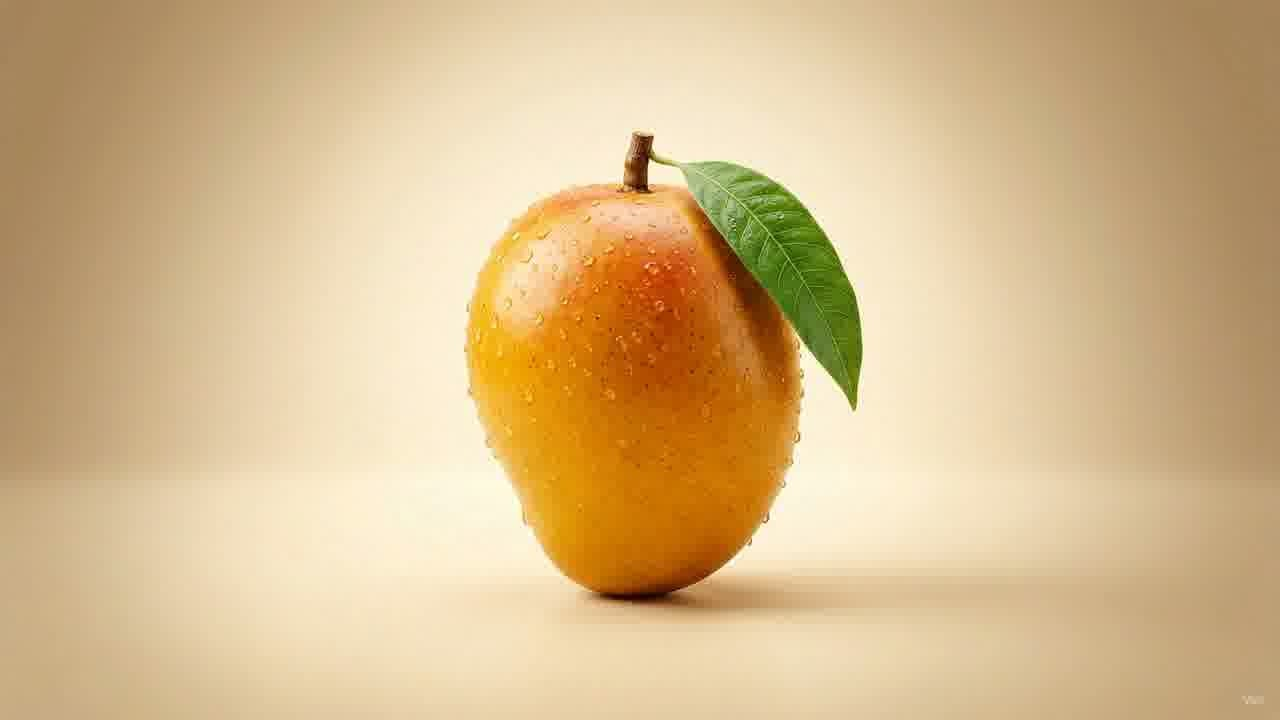
#> input picture dist/images/sequence/frame_002.jpg, 1280 x 720 px, found by its file name; its folder holds only this picture in this run
$ python process_sequence.py
#> lines starting #> are read from the running program, lines starting #| are printed output that depends on the picture
import os
import sys
import time
from concurrent.futures import ProcessPoolExecutor
from collections import deque
from PIL import Image, ImageFilter
import numpy as np

def process_frame(idx):
    in_path = f'public/images/sequence/frame_{idx:03d}.jpg'
    out_path = f'public/images/sequence/frame_{idx:03d}.webp'

    if not os.path.exists(in_path):
        return idx, False, 0

    im = Image.open(in_path).convert('RGB')
    arr = np.array(im, dtype=np.float32)
    h, w, _ = arr.shape
    r, g, b = arr[:, :, 0], arr[:, :, 1], arr[:, :, 2]
    r_safe = np.maximum(r, 1.0)

    br = b / r_safe
    gr = g / r_safe
    rb = r - b

    # 1. Guaranteed Foreground Seeds / Barrier
    # A. Mango skin & pulp: low blue relative to red, high warm chroma
    is_mango = (br < 0.49) & (rb > 80) & (r > 90)
    # B. Leaf: green dominates or high green-to-red ratio
    is_leaf = (gr > 0.94) & (g > 40) & (g > b * 1.1) & (r < 210)
    # C. Stem & dark crevices:
    is_stem = (r < 130) & (g < 95) & (b < 55) & (r > b) & (b < 50)

    barrier = is_mango | is_leaf | is_stem

    # Close microscopic 1-2px pinholes with morphological dilation
    barrier_img = Image.fromarray((barrier * 255).astype(np.uint8), mode='L')
    barrier_closed = np.array(barrier_img.filter(ImageFilter.MaxFilter(size=3))) > 128

    # BFS flood-fill background starting from all 4 image borders
    bg_visited = np.zeros((h, w), dtype=bool)
    q = deque()

    # Add top and bottom rows
    for x in range(w):
        bg_visited[0, x] = True
        q.append((0, x))
        bg_visited[h - 1, x] = True
        q.append((h - 1, x))

    # Add left and right columns
    for y in range(h):
        if not bg_visited[y, 0]:
            bg_visited[y, 0] = True
            q.append((y, 0))
        if not bg_visited[y, w - 1]:
            bg_visited[y, w - 1] = True
            q.append((y, w - 1))

    # Breadth-First Search
    while q:
        cy, cx = q.popleft()
        for dy, dx in ((-1, 0), (1, 0), (0, -1), (0, 1)):
            ny, nx = cy + dy, cx + dx
            if 0 <= ny < h and 0 <= nx < w:
                if not bg_visited[ny, nx] and not barrier_closed[ny, nx]:
                    bg_visited[ny, nx] = True
                    q.append((ny, nx))

    # Foreground is the exact complement of background flood:
    fg = ~bg_visited

    # Alpha mask with smooth 0.9px Gaussian blur for subpixel anti-aliasing
    alpha_img = Image.fromarray((fg * 255).astype(np.uint8), mode='L')
    alpha_smooth = alpha_img.filter(ImageFilter.GaussianBlur(radius=0.9))

    out = im.copy()
    out.putalpha(alpha_smooth)
    out.save(out_path, 'WEBP', quality=88, method=4)
    size_kb = os.path.getsize(out_path) / 1024
    return idx, True, size_kb

def main():
    start_time = time.time()
    total_frames = 238
    frame_indices = list(range(1, total_frames + 1))

    workers = min(10, os.cpu_count() or 4)
    print(f'Starting batch conversion of {total_frames} frames using {workers} parallel processes...')

    completed = 0
    total_size = 0
    with ProcessPoolExecutor(max_workers=workers) as executor:
        for idx, success, size_kb in executor.map(process_frame, frame_indices):
#> in process_frame (call 2), `r, g, b = arr[:, :, 0], arr[:, :, 1], arr[:, :, 2]`:
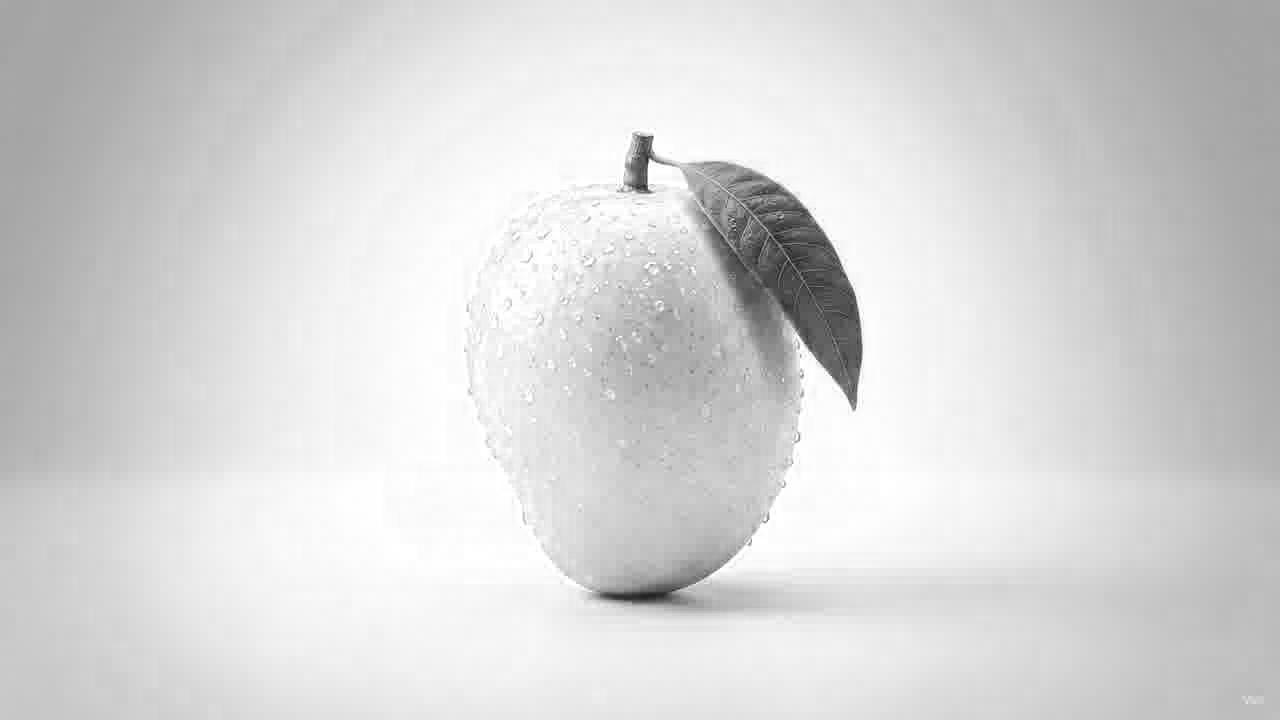
#> r: shape (720, 1280) float32; min 24, max 255, mean 214.6
#> in process_frame (call 2), `r, g, b = arr[:, :, 0], arr[:, :, 1], arr[:, :, 2]`:
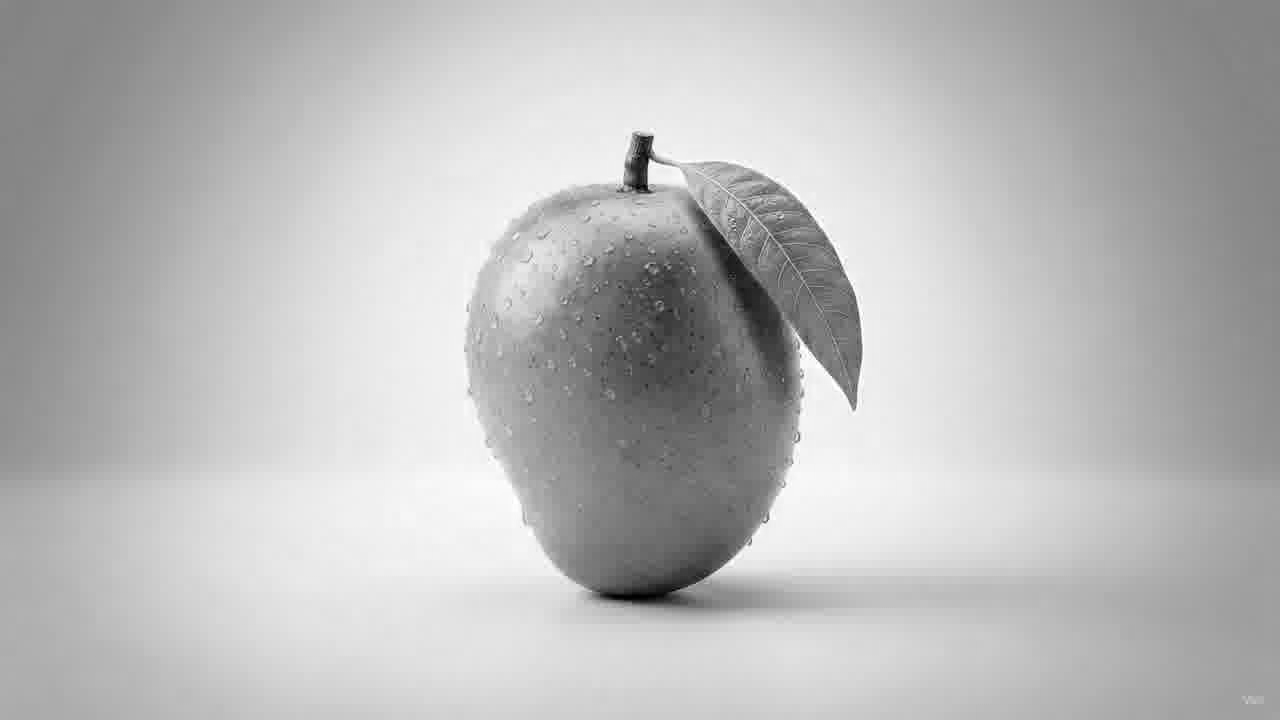
#> g: shape (720, 1280) float32; min 0, max 255, mean 186
#> in process_frame (call 2), `r, g, b = arr[:, :, 0], arr[:, :, 1], arr[:, :, 2]`:
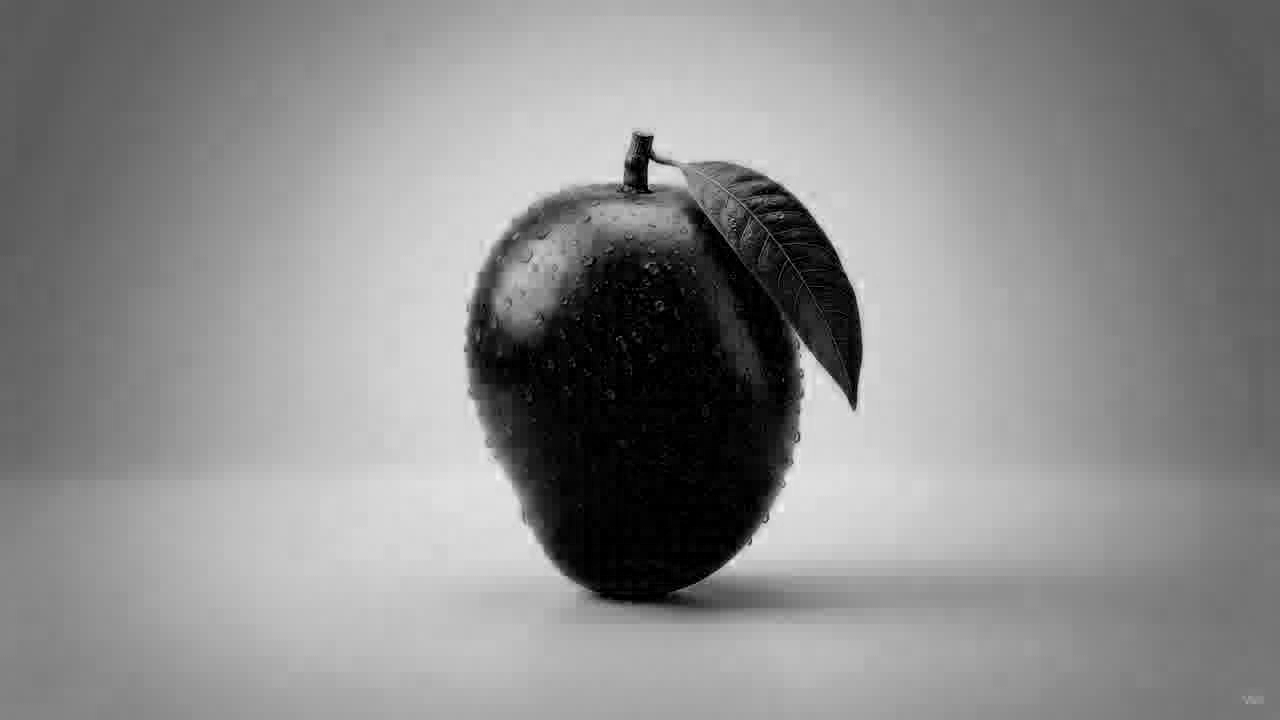
#> b: shape (720, 1280) float32; min 0, max 243, mean 140.5
            if success:
                completed += 1
                total_size += size_kb
                if completed % 25 == 0 or completed == total_frames:
                    elapsed = time.time() - start_time
                    fps = completed / elapsed
                    print(f'  [{completed:3d}/{total_frames}] {completed/total_frames*100:5.1f}% | Total: {total_size/1024:.2f} MB | Speed: {fps:.1f} fps')

    print(f'Done! Successfully converted {completed}/{total_frames} frames to transparent WebP in {time.time() - start_time:.2f}s.')
    print(f'Total sequence size: {total_size/1024:.2f} MB (~{total_size/completed:.1f} KB/frame).')

if __name__ == '__main__':
    main()
